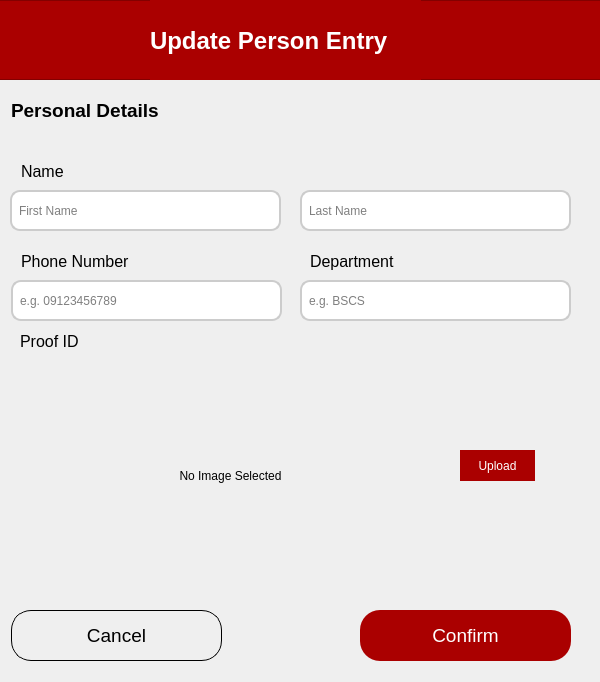
<?xml version="1.0" encoding="UTF-8"?>
<ui version="4.0">
 <class>UpdatePersonDialog</class>
 <widget class="QDialog" name="UpdatePersonDialog">
  <property name="geometry">
   <rect>
    <x>0</x>
    <y>0</y>
    <width>600</width>
    <height>682</height>
   </rect>
  </property>
  <property name="windowTitle">
   <string>Dialog</string>
  </property>
  <widget class="QPushButton" name="confirmButton">
   <property name="geometry">
    <rect>
     <x>360</x>
     <y>610</y>
     <width>211</width>
     <height>51</height>
    </rect>
   </property>
   <property name="font">
    <font>
     <pointsize>14</pointsize>
    </font>
   </property>
   <property name="styleSheet">
    <string notr="true">QPushButton {
        background-color: rgb(170, 0, 0);
        color: white;
        border: none;
        border-radius: 20px;
        padding: 8px 16px;
    }
    QPushButton:hover {
        background-color: #800000;
    }
    QPushButton:pressed {
        background-color: #4d0000;
    }</string>
   </property>
   <property name="text">
    <string>Confirm</string>
   </property>
  </widget>
  <widget class="QLineEdit" name="phoneNumberEdit">
   <property name="geometry">
    <rect>
     <x>11</x>
     <y>280</y>
     <width>271</width>
     <height>41</height>
    </rect>
   </property>
   <property name="styleSheet">
    <string notr="true">QLineEdit {
        border: 2px solid #ccc;
        border-radius: 10px;
        padding: 5px;
    }</string>
   </property>
   <property name="placeholderText">
    <string>e.g. 09123456789</string>
   </property>
  </widget>
  <widget class="QPushButton" name="cancelButton">
   <property name="geometry">
    <rect>
     <x>11</x>
     <y>610</y>
     <width>211</width>
     <height>51</height>
    </rect>
   </property>
   <property name="font">
    <font>
     <pointsize>14</pointsize>
    </font>
   </property>
   <property name="styleSheet">
    <string notr="true">QPushButton {
        border: 1px solid;
        border-radius: 20px;
        padding: 8px 16px;
    }
    QPushButton:hover {
        background-color: lightgray;
    }
    QPushButton:pressed {
        background-color: gray;
    }</string>
   </property>
   <property name="text">
    <string>Cancel</string>
   </property>
  </widget>
  <widget class="QLineEdit" name="departmentEdit">
   <property name="geometry">
    <rect>
     <x>300</x>
     <y>280</y>
     <width>271</width>
     <height>41</height>
    </rect>
   </property>
   <property name="styleSheet">
    <string notr="true">QLineEdit {
        border: 2px solid #ccc;
        border-radius: 10px;
        padding: 5px;
    }</string>
   </property>
   <property name="placeholderText">
    <string>e.g. BSCS</string>
   </property>
  </widget>
  <widget class="QFrame" name="frame">
   <property name="geometry">
    <rect>
     <x>-10</x>
     <y>0</y>
     <width>611</width>
     <height>80</height>
    </rect>
   </property>
   <property name="styleSheet">
    <string notr="true">background-color: rgb(170, 0, 0);</string>
   </property>
   <property name="frameShape">
    <enum>QFrame::StyledPanel</enum>
   </property>
   <property name="frameShadow">
    <enum>QFrame::Raised</enum>
   </property>
   <widget class="QLabel" name="label">
    <property name="geometry">
     <rect>
      <x>160</x>
      <y>0</y>
      <width>271</width>
      <height>81</height>
     </rect>
    </property>
    <property name="font">
     <font>
      <pointsize>18</pointsize>
      <weight>75</weight>
      <bold>true</bold>
     </font>
    </property>
    <property name="styleSheet">
     <string notr="true">color: rgb(255, 255, 255);</string>
    </property>
    <property name="text">
     <string>Update Person Entry</string>
    </property>
   </widget>
  </widget>
  <widget class="QLabel" name="label_10">
   <property name="geometry">
    <rect>
     <x>21</x>
     <y>250</y>
     <width>191</width>
     <height>23</height>
    </rect>
   </property>
   <property name="font">
    <font>
     <pointsize>12</pointsize>
    </font>
   </property>
   <property name="text">
    <string>Phone Number</string>
   </property>
  </widget>
  <widget class="QLineEdit" name="lastNameEdit">
   <property name="geometry">
    <rect>
     <x>300</x>
     <y>190</y>
     <width>271</width>
     <height>41</height>
    </rect>
   </property>
   <property name="styleSheet">
    <string notr="true">QLineEdit {
        border: 2px solid #ccc;
        border-radius: 10px;
        padding: 5px;
    }</string>
   </property>
   <property name="placeholderText">
    <string>Last Name</string>
   </property>
  </widget>
  <widget class="QLabel" name="label_8">
   <property name="geometry">
    <rect>
     <x>20</x>
     <y>330</y>
     <width>191</width>
     <height>23</height>
    </rect>
   </property>
   <property name="font">
    <font>
     <pointsize>12</pointsize>
    </font>
   </property>
   <property name="text">
    <string>Proof ID</string>
   </property>
  </widget>
  <widget class="QLabel" name="label_9">
   <property name="geometry">
    <rect>
     <x>21</x>
     <y>160</y>
     <width>80</width>
     <height>23</height>
    </rect>
   </property>
   <property name="font">
    <font>
     <pointsize>12</pointsize>
    </font>
   </property>
   <property name="text">
    <string>Name</string>
   </property>
  </widget>
  <widget class="QLineEdit" name="firstNameEdit">
   <property name="geometry">
    <rect>
     <x>10</x>
     <y>190</y>
     <width>271</width>
     <height>41</height>
    </rect>
   </property>
   <property name="styleSheet">
    <string notr="true">QLineEdit {
        border: 2px solid #ccc;
        border-radius: 10px;
        padding: 5px;
    }</string>
   </property>
   <property name="placeholderText">
    <string>First Name</string>
   </property>
  </widget>
  <widget class="QLabel" name="label_13">
   <property name="geometry">
    <rect>
     <x>11</x>
     <y>90</y>
     <width>251</width>
     <height>41</height>
    </rect>
   </property>
   <property name="font">
    <font>
     <pointsize>14</pointsize>
     <weight>75</weight>
     <bold>true</bold>
    </font>
   </property>
   <property name="text">
    <string>Personal Details</string>
   </property>
  </widget>
  <widget class="QLabel" name="proofImagePreview">
   <property name="geometry">
    <rect>
     <x>10</x>
     <y>360</y>
     <width>441</width>
     <height>231</height>
    </rect>
   </property>
   <property name="text">
    <string>No Image Selected</string>
   </property>
   <property name="alignment">
    <set>Qt::AlignCenter</set>
   </property>
  </widget>
  <widget class="QLabel" name="label_12">
   <property name="geometry">
    <rect>
     <x>310</x>
     <y>250</y>
     <width>191</width>
     <height>23</height>
    </rect>
   </property>
   <property name="font">
    <font>
     <pointsize>12</pointsize>
    </font>
   </property>
   <property name="text">
    <string>Department</string>
   </property>
  </widget>
  <widget class="QPushButton" name="uploadImageButton">
   <property name="geometry">
    <rect>
     <x>460</x>
     <y>450</y>
     <width>75</width>
     <height>31</height>
    </rect>
   </property>
   <property name="styleSheet">
    <string notr="true">QPushButton {
        background-color: rgb(170, 0, 0);
        color: white;
        border: none;
        border-radius: 20px;
        padding: 8px 16px;
    }
    QPushButton:hover {
        background-color: #800000;
    }
    QPushButton:pressed {
        background-color: #4d0000;
    }</string>
   </property>
   <property name="text">
    <string>Upload</string>
   </property>
  </widget>
 </widget>
 <resources/>
 <connections/>
</ui>
